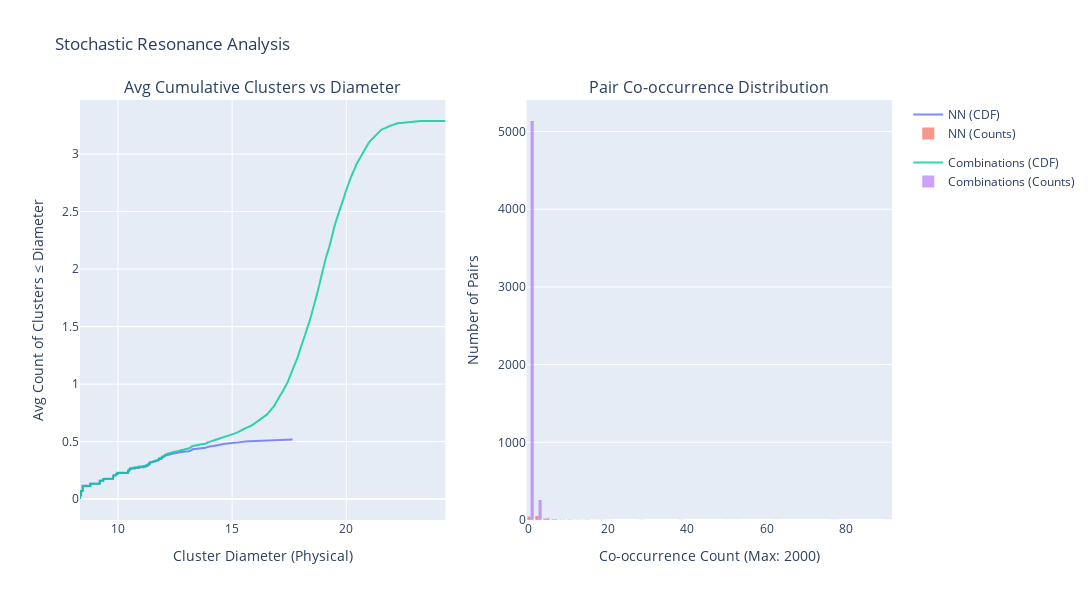

Write notebook code for a chart like this one.
### Code cell
# ubplots & Averaging
plotStochasticResults(dist_data, counters, iterations)

# 3. Print Top 5 Pairs
semantic_list = artifacts[list(artifacts.keys())[0]]["semantic_data"]

print("\n--- Top 5 Coincident Pairs ---")
for mode in active_tests:
	print(f"\n[Mode: {mode}]")
	top_5 = counters[mode].most_common(5)
	for (idx_a, idx_b), count in top_5:
		str_a = semantic_list[idx_a]
		str_b = semantic_list[idx_b]
		print(f" ({count}/{iterations}) {str_a} <--> {str_b}")

# 3. Print Pairs above Threshold
threshold_X = 5	# Adjust this value as needed
semantic_list = artifacts[list(artifacts.keys())[0]]["semantic_data"]

print(f"\n--- Coincident Pairs (Count > {threshold_X}) ---")
for mode in active_tests:
	print(f"\n[Mode: {mode}]")

	# Sort by count descending for readability
	sorted_pairs = sorted(counters[mode].items(), key=lambda x: x[1], reverse=True)

	found_any = False
	for (idx_a, idx_b), count in sorted_pairs:
		if count >= threshold_X:
			found_any = True
			# Truncate strings for cleaner output
			str_a = semantic_list[idx_a]
			str_b = semantic_list[idx_b]
			print(f" {count}:")
			print(f"    - {str_a}")
			print(f"    - {str_b}")

	if not found_any:
		print(" No pairs found above threshold.")
# dist_data, counters, all_pair_sets = runStochasticAnalysis(
# 	artifacts, optimal_taus, n_iterations=iterations, active_tests=active_tests
# )

# # 2. Plot CDF
# plotDiameterCDF(dist_data)

# # 3. Print Top 5 Pairs
# semantic_list = artifacts[list(artifacts.keys())[0]]["semantic_data"]

# print("\n--- Top 5 Coincident Pairs ---")
# for mode in active_tests:
# 	print(f"\n[Mode: {mode}]")
# 	top_5 = counters[mode].most_common(10)
# 	for (idx_a, idx_b), count in top_5:
# 		str_a = semantic_list[idx_a]
# 		str_b = semantic_list[idx_b]
# 		print(f" ({count}/{iterations}) {str_a} <--> {str_b}")

### Figure 1 — Plotly figure (JSON) as saved in the notebook; plotly's stock layout.template omitted (floating-point values rounded to 4 significant figures; data arrays with more than 128 entries replaced by an {"elided": "..."} marker saying what was removed)
{"data": [{"legendgroup": "NN", "mode": "lines", "name": "NN (CDF)", "opacity": 0.8, "type": "scatter", "x": {"elided": "1037 float values"}, "xaxis": "x", "y": {"elided": "1037 float values"}, "yaxis": "y"}, {"legendgroup": "NN", "name": "NN (Counts)", "nbinsx": 50, "opacity": 0.6, "type": "histogram", "x": {"elided": "150 int values"}, "xaxis": "x2", "yaxis": "y2"}, {"legendgroup": "Combinations", "mode": "lines", "name": "Combinations (CDF)", "opacity": 0.8, "type": "scatter", "x": {"elided": "6576 float values"}, "xaxis": "x", "y": {"elided": "6576 float values"}, "yaxis": "y"}, {"legendgroup": "Combinations", "name": "Combinations (Counts)", "nbinsx": 50, "opacity": 0.6, "type": "histogram", "x": {"elided": "5456 int values"}, "xaxis": "x2", "yaxis": "y2"}], "layout": {"annotations": [{"font": {"size": 16}, "showarrow": false, "text": "Avg Cumulative Clusters vs Diameter", "x": 0.225, "xanchor": "center", "xref": "paper", "y": 1, "yanchor": "bottom", "yref": "paper"}, {"font": {"size": 16}, "showarrow": false, "text": "Pair Co-occurrence Distribution", "x": 0.775, "xanchor": "center", "xref": "paper", "y": 1, "yanchor": "bottom", "yref": "paper"}], "height": 600, "hovermode": "x unified", "title": {"text": "Stochastic Resonance Analysis"}, "width": 1200, "xaxis": {"anchor": "y", "domain": [0, 0.45], "title": {"text": "Cluster Diameter (Physical)"}}, "xaxis2": {"anchor": "y2", "domain": [0.55, 1], "title": {"text": "Co-occurrence Count (Max: 2000)"}}, "yaxis": {"anchor": "x", "domain": [0, 1], "title": {"text": "Avg Count of Clusters ≤ Diameter"}}, "yaxis2": {"anchor": "x2", "domain": [0, 1], "title": {"text": "Number of Pairs"}}}}
